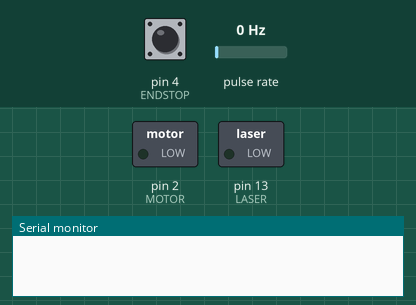
This sketch was run on a simulated Arduino Uno, built with avr-gcc and run on an emulated ATmega328P. Shown: switched loads named in the sketch (green lamp = pin HIGH), the last lines printed to the serial monitor. Wiring (inferred from the names in the program): pulse sensor: data pin 3. Inputs (shaded band) come from the test bench; at power-on: pin 4 (ENDSTOP) LOW, pulse rate 0 Hz.

Above: at 1.2 s.
1.3 s: pin 4 (ENDSTOP) pulled HIGH for 0.15 s
At 1.37 s:
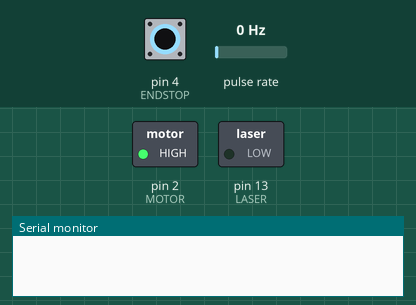
2.9 s: pulse rate (sensor on pin 3) set to 196 Hz
5.9 s: pin 4 (ENDSTOP) pulled HIGH for 3.2 s
At 10.2 s:
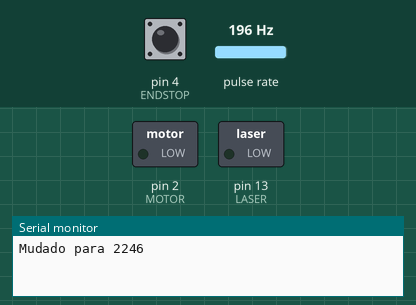
Timing chart, 0 to 11.7 s (numbered marks = the images above; inputs shaded):
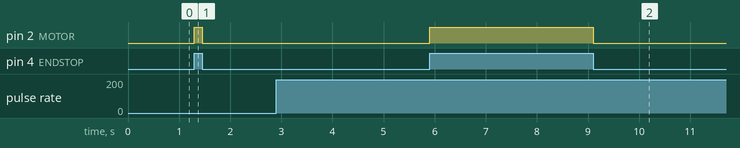

The sketch:

testes.ino
```cpp
#include <Arduino.h>
//#include <Stepper.h>

//Stepper myStepper = Stepper(400, 8, 9, 10, 11);

const int ENDSTOP = 4;
const int MOTOR = 2;
const int ENCODER = 3;
const int LASER = 13;

int cont = 0;
int ticks;
bool change = false;
int times = 0;
int numero = 4;

void setup() {
    pinMode(ENDSTOP, INPUT); // Entrada do Endstop
    pinMode(MOTOR, OUTPUT);
    digitalWrite(MOTOR, LOW);

    ticks = 2245; // 2245 = 1 volta

    pinMode(ENCODER, INPUT);
    attachInterrupt(digitalPinToInterrupt(3), pulso, CHANGE);

    pinMode(LASER, OUTPUT);
    digitalWrite(LASER, LOW);

    Serial.begin(38400);
/*
    //myStepper.setSpeed(80);

    while (!digitalRead(ENDSTOP)) {
        myStepper.step(1);
    }

    //delay(1000);
    //myStepper.step(-355);
    //delay(1000);
    */
}

void loop() {
    if (Serial.available()) {
        numero = Serial.readString().toInt();
        Serial.print("Mudado para ");
        Serial.println(numero);
    }

    if (digitalRead(ENDSTOP)) {
        digitalWrite(MOTOR, HIGH);
    }
    else {
        digitalWrite(MOTOR, LOW);
    }
}

void pulso() {
    cont++;
    cont = cont % ticks;
    if (cont == 0) {
        digitalWrite(LASER, HIGH);
        delay(50);
        digitalWrite(LASER, LOW);

        /*if (ticks == 2246 && change) {
            ticks = 2245;
            Serial.println("Mudado para 2245");
        }
        else {
            change = !change;
            ticks = 2246;
            Serial.println("Mudado para 2246");
        }*/

        times = times % numero;
        if (times == 0) {
            ticks = 2246;
            Serial.println("Mudado para 2246");
        }
        else {
            ticks = 2245;
            Serial.println("Mudado para 2245");
        }
        times++;
    }
    //Serial.println(cont);
}
```

Measured:
- after the input at 1.3 s, pin 2 (MOTOR): LOW → HIGH at once, → LOW 0.15 s later
- after the input at 2.9 s, every drawn part: stays the same
- after the input at 5.9 s, pin 2 (MOTOR): LOW → HIGH at once, → LOW 3.2 s later
